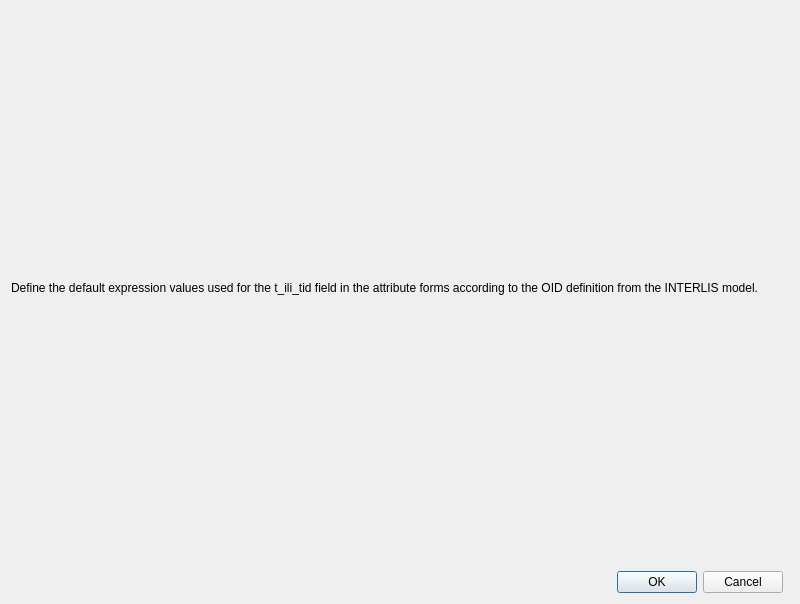
<?xml version="1.0" encoding="UTF-8"?>
<ui version="4.0">
 <class>tid_manager</class>
 <widget class="QDialog" name="tid_manager">
  <property name="geometry">
   <rect>
    <x>0</x>
    <y>0</y>
    <width>800</width>
    <height>604</height>
   </rect>
  </property>
  <property name="windowTitle">
   <string>OID Manager</string>
  </property>
  <layout class="QGridLayout" name="gridLayout">
   <item row="1" column="0" colspan="2">
    <layout class="QVBoxLayout" name="tid_configurator_layout">
     <property name="spacing">
      <number>6</number>
     </property>
    </layout>
   </item>
   <item row="2" column="0">
    <widget class="QDialogButtonBox" name="buttonBox">
     <property name="standardButtons">
      <set>QDialogButtonBox::Cancel|QDialogButtonBox::Ok</set>
     </property>
    </widget>
   </item>
   <item row="0" column="0">
    <widget class="QLabel" name="Description">
     <property name="text">
      <string>Define the default expression values used for the t_ili_tid field in the attribute forms according to the OID definition from the INTERLIS model.</string>
     </property>
     <property name="wordWrap">
      <bool>true</bool>
     </property>
    </widget>
   </item>
  </layout>
 </widget>
 <resources/>
 <connections/>
</ui>
